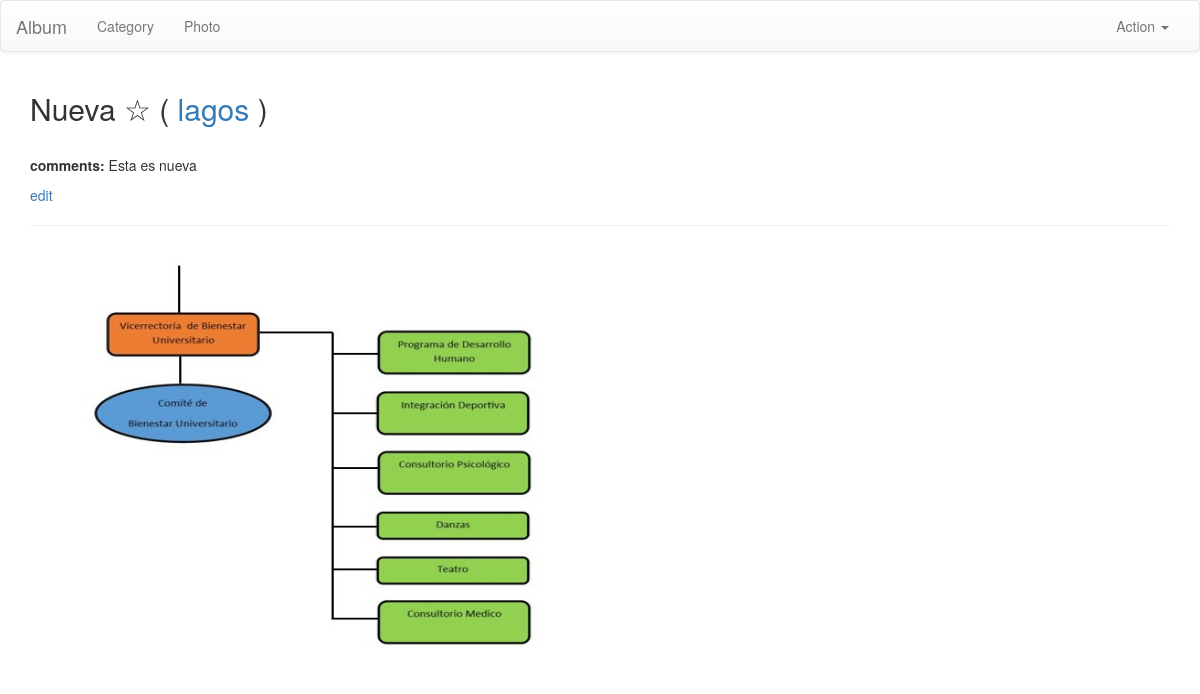
/album/photo/6/detail/, run on the app's committed database.
### album/models.py (models this page shows, shortened)
class Photo(models.Model):
    category = models.ForeignKey('Category', on_delete=models.PROTECT)
    title = models.CharField(max_length=50, default='No title')
    photo = models.ImageField(upload_to='photos/')
    pub_date = models.DateField(auto_now_add=True)
    favorite = models.BooleanField(default=False)
    comment = models.CharField(max_length=200, blank=True)

class Category(models.Model):
    name = models.CharField(max_length=50)
    def __str__(self):
        return self.name

### album/views.py (the view)
# urls.py: url(r'^photo/(?P<pk>\d+)/detail/$', views.PhotoDetailView.as_view(),
class PhotoDetailView(DetailView):
	model = Photo

### album/templates/album/photo_detail.html (shortened to what this page needs)
{% extends 'base.html' %}
{% load static %}
{% block section %}
	<h2>
		{{ object.title }}
		{% if object.favorite %}
			&#9733;
		{% else %}
			&#9734;
		{% endif %}
		{% if object.category_id %}
			( <a href="{% url "category_detail" object.category_id %}">{{ object.category }}</a> )
		{% endif %}
	</h2>
	​<p><strong>comments: </strong>{{ object.comment|default:"no comments" }}</p>
	<a href= ​"{% url "photo-update" object.id %}">edit</a>
	<hr>
{% endblock section %}
{% block maincontent %}
<div>
	<div>
		<img src="{% static object.photo.url %}"
		style="width:550px;height:420px"/>
	</div>
</div>
{% endblock maincontent %}

### data on the page
Photo: title "Nueva", category "lagos", comment "Esta es nueva", photo (picture)
